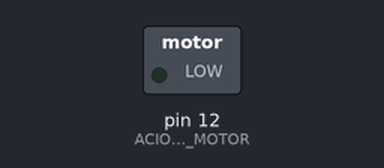
Bench run of a sketch on a simulated Arduino Uno, built with avr-gcc and run on an emulated ATmega328P. On the bench: switched loads named in the sketch (green lamp = pin HIGH). Dashed ring = blinking.

Above: at 0.5 s.
Timing chart, 0 to 4.6 s (numbered marks = the images above):
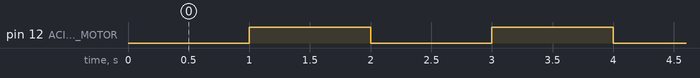

Measured:
- by itself, pin 12 (ACIONAMENTO_MOTOR): alternates HIGH for 1.0 s and LOW for 1.0 s

The sketch:

irrigador_automatico.ino
```cpp
#define ENTRADA_SENSOR A0 //Pino usado para a leitura do sensor
#define VALOR_SOLO_MOLHADO 768
#define VALOR_SOLO_SECO 256

#define ACIONAMENTO_MOTOR 12

float valorSensor = 0;
bool motorLigado = false;

namespace TipoDeSolo{
  enum{
    MOLHADO,
    INDEFINIDO,
    SECO,
  };
}

int verificaSolo(){
  if(valorSensor > VALOR_SOLO_MOLHADO) return TipoDeSolo::MOLHADO;
  if(valorSensor < VALOR_SOLO_SECO) return TipoDeSolo::SECO;
  return TipoDeSolo::INDEFINIDO;
}

void realizaLeituraSensor(){
  float valor = 0;
  //Realiza um filtro de media
  for(int i = 0; i < 100; i++){
    valor += analogRead(ENTRADA_SENSOR);
    delay(1);
  }
  valorSensor = valor/100.0;
}

void escrevaSaidaSeria(){
  Serial.print(valorSensor);
  switch(verificaSolo()){
    case TipoDeSolo::MOLHADO:
      Serial.println(" - solo molhado");
      break;
    case TipoDeSolo::SECO:
      Serial.println(" - solo seco");
      break;
    default:
      Serial.println(" - indefinido");
      break;
  }
}

void modificaAcionamentoMotor(bool valor){
  motorLigado = valor;
  digitalWrite(ACIONAMENTO_MOTOR, valor ? HIGH : LOW);
}
void setup() {
  Serial.begin(9600);
  pinMode(ACIONAMENTO_MOTOR, OUTPUT);
}

void loop() {
  delay(1000);
  modificaAcionamentoMotor(!motorLigado);
}
```
